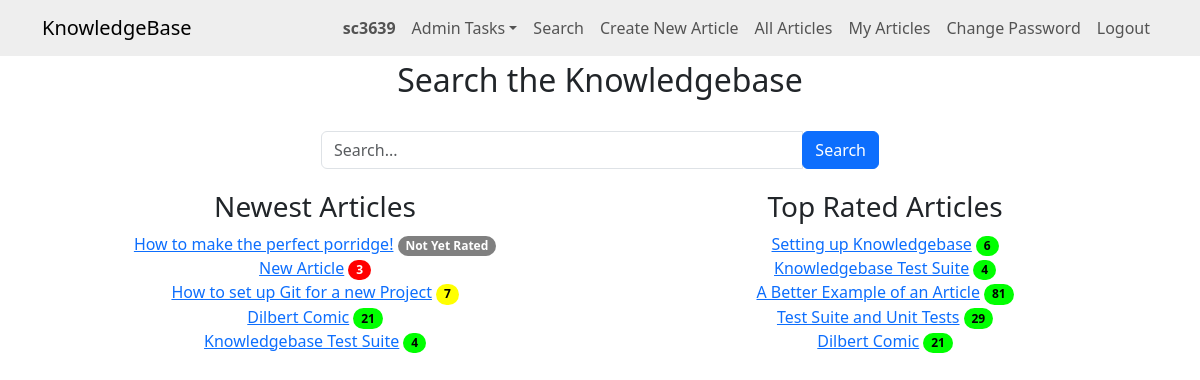
The page / (signed in) on the database as committed earlier.
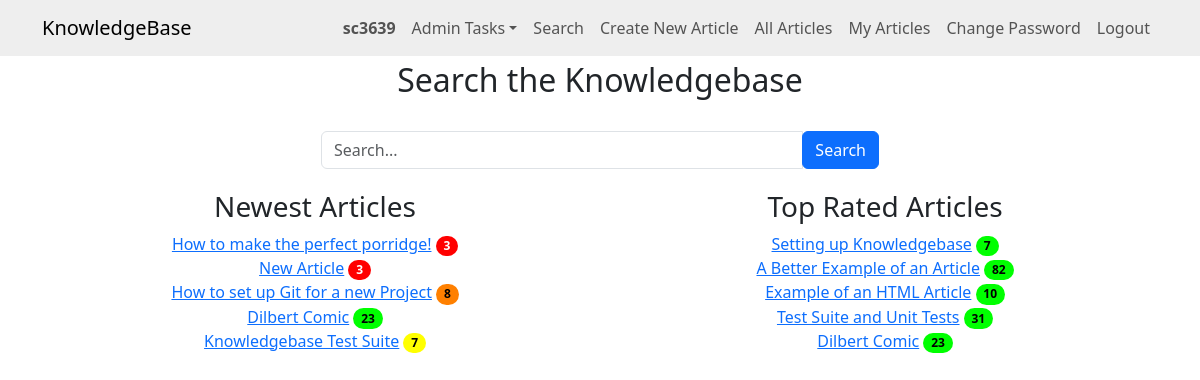
The same page on the database as committed later.
### knowledge/models.py (models this page shows)
class KBEntry(models.Model):
    title = models.CharField(max_length=255)
    article = models.TextField()
    created_by = models.ForeignKey(
        User, related_name="created_kb_entries", on_delete=models.SET_NULL, null=True
    )
    created_datetime = models.DateTimeField(auto_now_add=True)
    modified_datetime = models.DateTimeField(null=True, blank=True)
    last_modified_by = models.ForeignKey(
        User, related_name="modified_kb_entries", on_delete=models.SET_NULL, null=True
    )
    deleted_datetime = models.DateTimeField(null=True, blank=True)
    deleted_by = models.ForeignKey(
        User,
        related_name="deleted_kb_entries",
        on_delete=models.SET_NULL,
        null=True,
        blank=True,
    )
    upvotes = models.ManyToManyField(
        User, related_name="upvoted_kb_entries", blank=True
    )
    downvotes = models.ManyToManyField(
        User, related_name="downvoted_kb_entries", blank=True
    )
    rating = models.FloatField(default=0.0)
    views = models.PositiveIntegerField(default=0)
    meta_data = models.ManyToManyField("Tag", blank=True)

### knowledge/views.py (the view, shortened to what this page needs)
# urls.py: path("", views.home, name="home"),
@login_required
def home(request):
    search_term = request.GET.get("search", "")
    articles = KBEntry.objects.none()  # Default to no entries
    if len(articles) < 5 or not search_term:
        newest_articles = KBEntry.objects.filter(
            deleted_datetime__isnull=True
        ).order_by("-created_datetime")[:5]
        top_rated_articles = KBEntry.objects.filter(
            deleted_datetime__isnull=True
        ).order_by("-rating")[:5]
    else:
        newest_articles = []
        top_rated_articles = []
    context = {
        "articles": articles,
        "newest_articles": newest_articles,
        "top_rated_articles": top_rated_articles,
        "search_term": search_term,
    }
    return render(request, "knowledge/home.html", context)

### knowledge/templates/knowledge/home.html (shortened to what this page needs)
{% extends "knowledge/base.html" %}
{% block content %}
<h2>Search the Knowledgebase</h2>
<br>
<div class="mb-3 col-md-6 offset-md-3">
    <form method="GET" class="form-inline">
        <div class="input-group">
            <input type="text" name="search" value="{{ search_term }}" placeholder="Search..." class="form-control" />
            <div class="input-group-append">
                <button type="submit" class="btn btn-primary">Search</button>
            </div>
        </div>
    </form>
</div>
{% if not articles or articles|length < 5 %} <div class="row">
    <div class="col-md-6 text-center">
        <h3>Newest Articles</h3>
        {% for article in newest_articles %}
            <a href="{% url 'article_detail' article.id %}">{{ article.title|truncatechars:50 }}</a>
            {% if article.rating == 0.0 and article.downvotes.count == 0 %}
            <span class="badge rounded-pill badge-norating" aria-label="Not Yet Rated">Not Yet Rated</span>
            {% else %}
                {% if article.rating >= 75 %}
                <span class="badge rounded-pill badge-green" aria-label="{{ article.views }} views (Good rating)">{{ article.views }}</span>
                {% elif article.rating >= 50 %}
                <span class="badge rounded-pill badge-yellow" aria-label="{{ article.views }} views (Average rating)">{{ article.views }}</span>
                {% elif article.rating >= 25 %}
                <span class="badge rounded-pill badge-orange" aria-label="{{ article.views }} views (Below average rating)">{{ article.views }}</span>
                {% else %}
                <span class="badge rounded-pill badge-red" aria-label="{{ article.views }} views (Poor rating)">{{ article.views }}</span>
                {% endif %}
            {% endif %}
            <br>
        {% endfor %}
    </div>
    <div class="col-md-6 text-center">
        <h3>Top Rated Articles</h3>
        {% for article in top_rated_articles %}
            <a href="{% url 'article_detail' article.id %}">{{ article.title|truncatechars:50 }}</a>
            {% if article.rating == 0.0 and article.downvotes.count == 0 %}
                <span class="badge rounded-pill badge-norating" aria-label="Not Yet Rated">Not Yet Rated</span>
            {% else %}
                {% if article.rating >= 75 %}
                    <span class="badge rounded-pill badge-green" aria-label="{{ article.views }} views (Good rating)">{{ article.views }}</span>
                {% elif article.rating >= 50 %}
                    <span class="badge rounded-pill badge-yellow" aria-label="{{ article.views }} views (Average rating)">{{ article.views }}</span>
                {% elif article.rating >= 25 %}
                    <span class="badge rounded-pill badge-orange" aria-label="{{ article.views }} views (Below average rating)">{{ article.views }}</span>
                {% else %}
                    <span class="badge rounded-pill badge-red" aria-label="{{ article.views }} views (Poor rating)">{{ article.views }}</span>
                {% endif %}
            {% endif %}
            <br>
        {% endfor %}
    </div>
{% endif %}
{% endblock %}

Rows that differ between the two databases and show on the page:
no longer on one of the page's lists (row edited): KBEntry: title "Knowledgebase Test Suite", views "4"
changed KBEntry "How to make the perfect porridge!": views (not shown) → "3"; no longer shows "Not Yet Rated"
changed KBEntry "How to set up Git for a new Project": views "7" → "8"
changed KBEntry "Dilbert Comic": views "21" → "23"
changed KBEntry "Knowledgebase Test Suite": views "4" → "7"
changed KBEntry "Setting up Knowledgebase": views "6" → "7"
changed KBEntry "A Better Example of an Article": views "81" → "82"
now on this page (row edited): KBEntry: title "Example of an HTML Article", views "10", shown under "Top Rated Articles"
changed KBEntry "Test Suite and Unit Tests": views "29" → "31"
